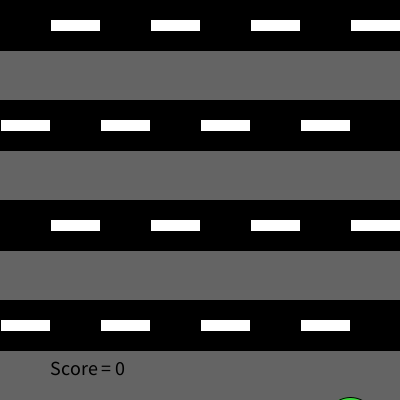
Frame 1 (no input)
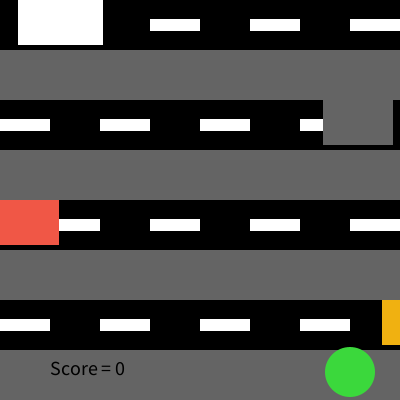
Frame 60 (the mouse pressed at the canvas centre just before this capture)
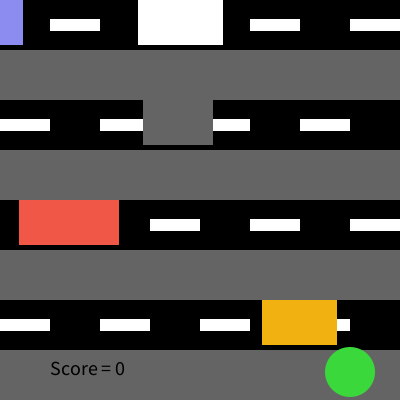
Frame 120 (the mouse held since frame 60 and released just before this capture)

The Processing sketch that drew these frames (run headless with seeded random() and noise(); from frame 60 on, the mouse is pressed at the canvas centre):

// Processing sketch: Frogger
// ── Frogger.pde
Car car = new Car(500, 300, 75, 2);
Car car1 = new Car(-100, 200, 100, 1);
Car car2 = new Car(500, 100, 70, 3);
Car car3 = new Car(-100, 0, 85, 2);
Car car31 = new Car(-300, 0, 85, 2);
Car car21 = new Car(800, 100, 70, 3);
Car car11 = new Car(-400, 200, 75, 1);
Car car12 = new Car(-500, 200, 70, 1);
Car car01 = new Car(800, 300, 90, 2);
void setup(){
  size(400, 400);
  
  
}
int frogx = 350; 
int frogy = 422;
int score = 0;
void draw(){
  
  background(100);
  fill(0);
  textSize(20);
  text("Score = " + score, 50, 375 );
road(0,0, 400,50);
road1(0,100,400,50);
road(0, 200, 400, 50);
road1(0, 300, 400, 50);
  fill(59, 216, 60);
  ellipse(frogx, frogy, 50 , 50);
  noStroke();
  
  car.display(240, 177, 17);
  car.moveLeft();
   if( car.intersects(car) == true){
   frogx = 350;
   frogy = 422;
 }
 
    
    car1.display(240, 87, 70);
  car1.moveRight();
  if( car.intersects(car1) == true){
   frogx = 350;
   frogy = 422;
 }
    car2.display(100, 100, 100);
  car2.moveLeft();
  if( car.intersects(car2) == true){
   frogx = 350;
   frogy = 422;
 }
    car3.display(255, 255, 255);
  car3.moveRight();
  if( car.intersects(car3) == true){
   frogx = 350;
   frogy = 422;
 }
 car31.display(140, 140, 240);
  car31.moveRight();
   if( car.intersects(car31) == true){
   frogx = 350;
   frogy = 422;
 }
 car21.display(221,121,222);
  car21.moveLeft();
  if( car.intersects(car21) == true){
   frogx = 350;
   frogy = 422;
 }
 car11.display(202, 202, 102);
  car11.moveRight();
  if( car.intersects(car11) == true){
   frogx = 350;
   frogy = 422;
 }
 car12.display(35, 76, 188);
  car12.moveRight();
  if( car.intersects(car12) == true){
   frogx = 350;
   frogy = 422;
 }
 car01.display(147 , 12, 14);
  car01.moveLeft();
   if( car.intersects(car01) == true){
   frogx = 350;
   frogy = 422;
 }
  if(frogx < 0){
    frogx = frogx + 50;
  }else if(frogx > 400){
   frogx = frogx - 50; 
  }
  if(frogy < 0){
   frogx = 350;
   frogy = 422;
   score = score + 1;
  }else if(frogy > 400){
   frogy = frogy - 50; 
  }
  
}

void road(int x, int y, int x1, int y1){

  fill(0);
  rect(x,y,x1,y1);
  fill(255);
  rect(x + 50, y + 19, x + 50, x + 12);
  rect(x + 150, y + 19, x + 50, x + 12);
  rect(x + 250, y + 19, x + 50, x + 12);
  rect(x + 350, y + 19, x + 50, x + 12);
}
void road1(int x, int y, int x1, int y1){

  fill(0);
  rect(x,y,x1,y1);
  fill(255);
  rect(x + 0, y + 19, x + 50, x + 12);
  rect(x + 100, y + 19, x + 50, x + 12);
  rect(x + 200, y + 19, x + 50, x + 12);
  rect(x + 300, y + 19, x + 50, x + 12);
}
void keyPressed()
{
  if(key == CODED){
      if(keyCode == UP){
        
      frogy = frogy - 50;
      //Frog Y position goes up
      }
      else if(keyCode == DOWN){
        frogy = frogy + 50;
      
      
        //Frog Y position goes down 
      }
      else if(keyCode == RIGHT){
      frogx = frogx + 50;
       //Frog X position goes right
      }
      else if(keyCode == LEFT){
        
      frogx = frogx - 50;
        //Frog X position goes left
      }
   }
}
class Car {
  int x;
  int y;
  int size;
  int speed;
  
 
  Car(int x, int y, int size, int speed){
    this.x = x;
    this.y = y;
    this.size = size;
    this.speed = speed;
   
  }
   void moveLeft(){
    x = x - speed; 
 
   if(x == -100){
    x = 500; 
   } 
 }
 void moveRight(){
    x = x + speed; 
 
   if(x == 500){
    x = -100; 
   } 
 }
      void display(int r, int g, int b) {
   fill(r,g,b);
    rect(x ,y,  size, 45);
  }
 int getX(){
  return x; 
 }
 int getY(){
  return y;    
 }
 int getSize(){
  return size; 
 }


 boolean intersects(Car car) {
if ((frogy > car.getY() && frogy < car.getY()+45) && (frogx > car.getX() && frogx < car.getX()+car.getSize())){
  if(score >= 1){
  score = score - 1;
  }
          return true;
          
}
 
    else {
        return false;

  }
 }
 
}

  
  
  
 
